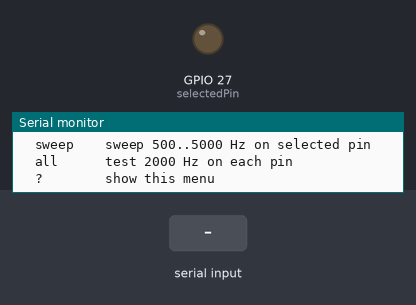
Simulated run of this sketch. Board: ESP32. Shown: output pins drawn as LEDs (lit = HIGH), the last lines printed to the serial monitor. The test bench sets the inputs (shaded band).

Above: at 1.5 s.
1.6 s: "on\n" received over Serial
At 2.3 s:
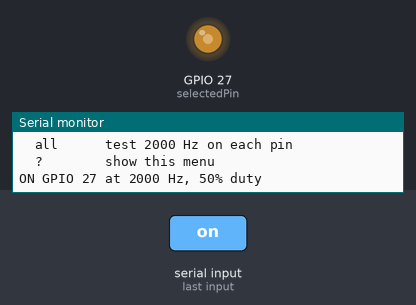
3.1 s: "off\n" received over Serial
At 3.4 s:
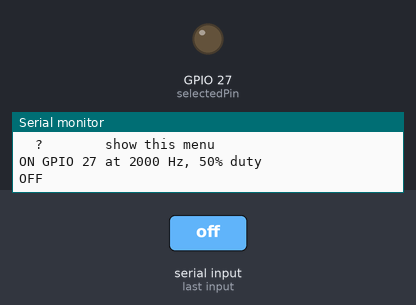
Timing chart, 0 to 6.1 s (numbered marks = the images above; inputs shaded):
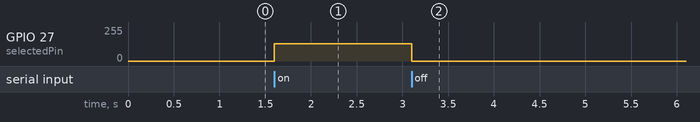

Measured:
- after the input at 1.6 s, GPIO 27 (selectedPin): 0/255 → 128/255 at once
- after the input at 3.1 s, GPIO 27 (selectedPin): 128/255 → 0/255 at once

The sketch:

SpeakerMeasure.ino
```cpp
// Standalone speaker/buzzer measurement sketch for ESP32.
// Upload this sketch alone when you want to measure output frequency or find
// each buzzer's loudest resonance point.

#define LOA_TRUOC 27
#define LOA_KHACH 14
#define LOA_NGU 13

#define PWM_RESOLUTION 8
#define DUTY_50_PERCENT 128

const int SPEAKER_PINS[] = {LOA_TRUOC, LOA_KHACH, LOA_NGU};
const int SPEAKER_COUNT = sizeof(SPEAKER_PINS) / sizeof(SPEAKER_PINS[0]);

int selectedPin = LOA_TRUOC;
int selectedFrequency = 2000;
bool outputEnabled = false;

void printMenu() {
  Serial.println();
  Serial.println("SpeakerMeasure commands:");
  Serial.println("  1        select GPIO 27");
  Serial.println("  2        select GPIO 14");
  Serial.println("  3        select GPIO 13");
  Serial.println("  f 2000   set frequency in Hz");
  Serial.println("  on       start selected pin");
  Serial.println("  off      stop all pins");
  Serial.println("  sweep    sweep 500..5000 Hz on selected pin");
  Serial.println("  all      test 2000 Hz on each pin");
  Serial.println("  ?        show this menu");
  Serial.println();
}

void stopAllSpeakers() {
  for (int i = 0; i < SPEAKER_COUNT; i++) {
    ledcWrite(SPEAKER_PINS[i], 0);
  }
  outputEnabled = false;
}

void startToneOnPin(int pin, int frequency) {
  stopAllSpeakers();
  selectedPin = pin;
  selectedFrequency = constrain(frequency, 1, 20000);

  ledcAttach(selectedPin, selectedFrequency, PWM_RESOLUTION);
  ledcWrite(selectedPin, DUTY_50_PERCENT);
  outputEnabled = true;

  Serial.print("ON GPIO ");
  Serial.print(selectedPin);
  Serial.print(" at ");
  Serial.print(selectedFrequency);
  Serial.println(" Hz, 50% duty");
}

void sweepSelectedPin() {
  Serial.print("Sweep GPIO ");
  Serial.println(selectedPin);

  for (int freq = 500; freq <= 5000; freq += 250) {
    startToneOnPin(selectedPin, freq);
    delay(900);
  }

  stopAllSpeakers();
  Serial.println("Sweep done");
}

void testAllPins() {
  for (int i = 0; i < SPEAKER_COUNT; i++) {
    startToneOnPin(SPEAKER_PINS[i], selectedFrequency);
    delay(1500);
  }

  stopAllSpeakers();
  Serial.println("All-pin test done");
}

String readCommand() {
  String command = Serial.readStringUntil('\n');
  command.trim();
  command.toLowerCase();
  return command;
}

void handleCommand(const String &command) {
  if (command.length() == 0) {
    return;
  }

  if (command == "?") {
    printMenu();
  } else if (command == "1") {
    selectedPin = LOA_TRUOC;
    Serial.println("Selected GPIO 27");
  } else if (command == "2") {
    selectedPin = LOA_KHACH;
    Serial.println("Selected GPIO 14");
  } else if (command == "3") {
    selectedPin = LOA_NGU;
    Serial.println("Selected GPIO 13");
  } else if (command.startsWith("f ")) {
    selectedFrequency = constrain(command.substring(2).toInt(), 1, 20000);
    Serial.print("Frequency set to ");
    Serial.print(selectedFrequency);
    Serial.println(" Hz");
    if (outputEnabled) {
      startToneOnPin(selectedPin, selectedFrequency);
    }
  } else if (command == "on") {
    startToneOnPin(selectedPin, selectedFrequency);
  } else if (command == "off") {
    stopAllSpeakers();
    Serial.println("OFF");
  } else if (command == "sweep") {
    sweepSelectedPin();
  } else if (command == "all") {
    testAllPins();
  } else {
    Serial.println("Unknown command. Type ? for help.");
  }
}

void setup() {
  Serial.begin(115200);
  delay(300);

  for (int i = 0; i < SPEAKER_COUNT; i++) {
    pinMode(SPEAKER_PINS[i], OUTPUT);
    ledcAttach(SPEAKER_PINS[i], selectedFrequency, PWM_RESOLUTION);
    ledcWrite(SPEAKER_PINS[i], 0);
  }

  Serial.println("SpeakerMeasure ready");
  printMenu();
}

void loop() {
  if (Serial.available()) {
    handleCommand(readCommand());
  }
}
```
